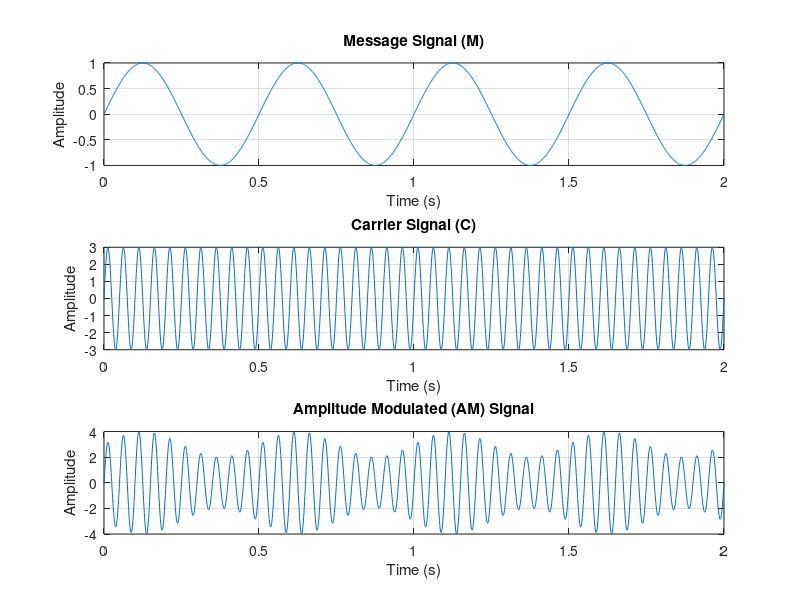

MATLAB code for this plot:
clc;
clear all;
close all;

% Time vector
t = 0:1/1000:2; 

% Message signal parameters
Am = 1;       % Amplitude of message signal
Fm = 2;       % Frequency of message signal
M = Am * sin(2 * pi * Fm * t);  % Message signal

% Plot the message signal
subplot(3, 1, 1);
plot(t, M);
title('Message Signal (M)');
xlabel('Time (s)');
ylabel('Amplitude');
grid on;

% Carrier signal parameters
Ac = 3;       % Amplitude of carrier signal
Fc = 20;      % Frequency of carrier signal
C = Ac * sin(2 * pi * Fc * t);  % Carrier signal

% Plot the carrier signal
subplot(3, 1, 2);
plot(t, C);
title('Carrier Signal (C)');
xlabel('Time (s)');
ylabel('Amplitude');
grid on;

% Modulation index
m = Am / Ac;  % Modulation index

% Amplitude Modulated (AM) signal
Sam = (1 + m * M) .* C; 

% Plot the AM signal
subplot(3, 1, 3);
plot(t, Sam);
title('Amplitude Modulated (AM) Signal');
xlabel('Time (s)');
ylabel('Amplitude');
grid on;

% Display modulation index in the command window
fprintf('Modulation index: %.2f\n', m);
